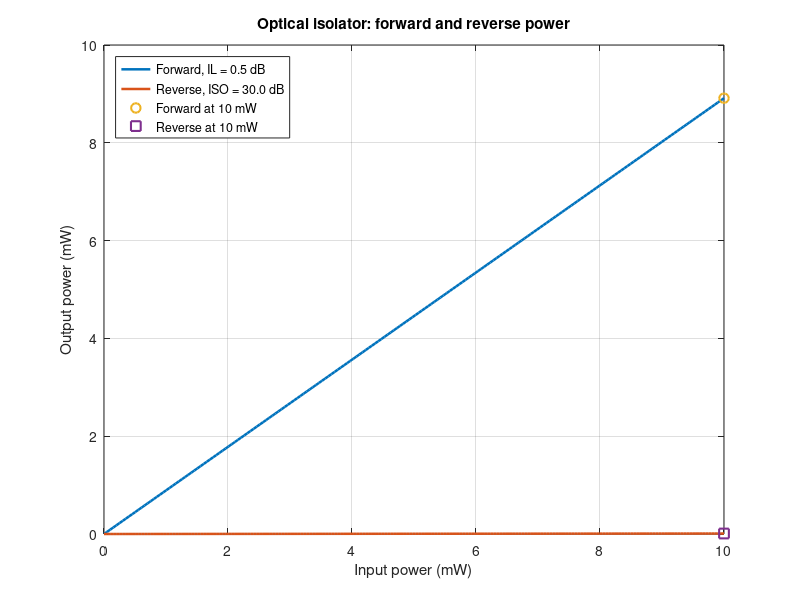
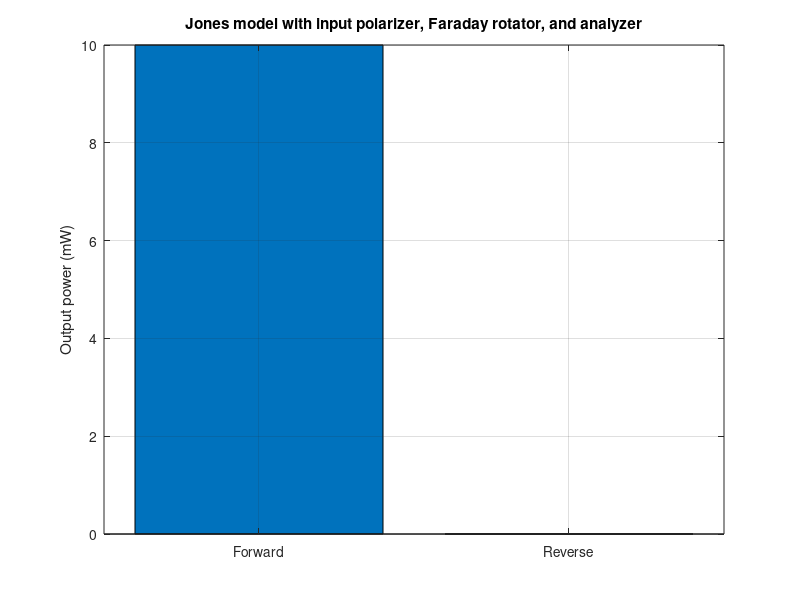
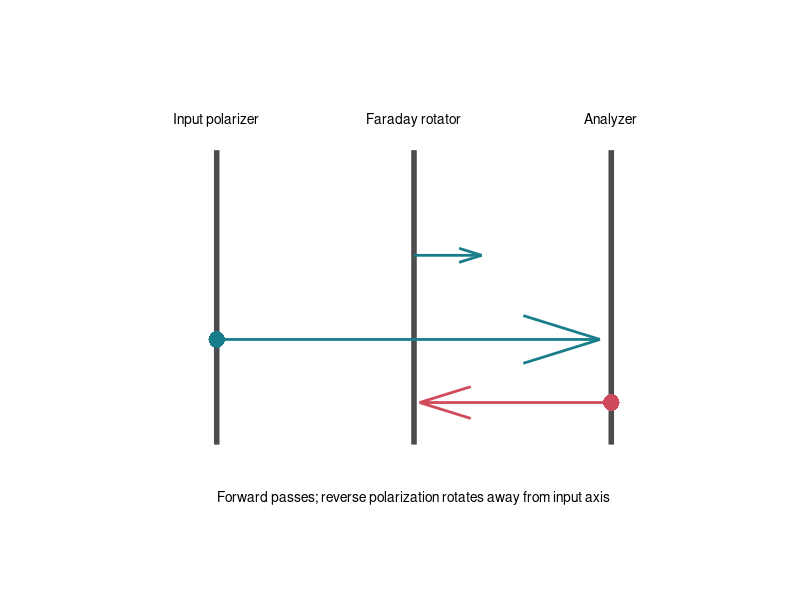

Here is the MATLAB script that generated these plots, in order: (Note: this script raises an error after producing the figures.)
% Isolator power and Jones-matrix models.
% Run this script from MATLAB; plots are written to Results/Graphs.

isolatorScriptDir = fileparts(mfilename('fullpath'));
isolatorMatlabDir = fileparts(isolatorScriptDir);
isolatorProjectDir = fileparts(isolatorMatlabDir);
isolatorGraphDir = fullfile(isolatorProjectDir, 'Results', 'Graphs');
if ~exist(isolatorGraphDir, 'dir')
    mkdir(isolatorGraphDir);
end

% Scalar power model. ISO is reverse attenuation relative to input power.
isolatorIL_dB = 0.5;
isolatorISO_dB = 30;
isolatorInput_mW = 10;
isolatorForwardTransmission = 10^(-isolatorIL_dB / 10);
isolatorReverseTransmission = 10^(-isolatorISO_dB / 10);
isolatorForwardOutput_mW = isolatorInput_mW * isolatorForwardTransmission;
isolatorReverseOutput_mW = isolatorInput_mW * isolatorReverseTransmission;

fprintf('Isolator scalar power model\n');
fprintf('  Input power: %.4g mW\n', isolatorInput_mW);
fprintf('  Forward output (IL %.1f dB): %.6g mW\n', ...
    isolatorIL_dB, isolatorForwardOutput_mW);
fprintf('  Reverse output (ISO %.1f dB): %.6g mW\n', ...
    isolatorISO_dB, isolatorReverseOutput_mW);

% Jones model: ideal-axis polarizers and a +45 degree non-reciprocal
% Faraday rotation with the same signed rotation in either travel direction.
isolatorRotation_deg = 45;
isolatorRotation_rad = isolatorRotation_deg * pi / 180;
isolatorRotation = [cos(isolatorRotation_rad), -sin(isolatorRotation_rad); ...
                    sin(isolatorRotation_rad),  cos(isolatorRotation_rad)];
isolatorInputAxis = [1; 0];
isolatorAnalyzerAxis = [cos(isolatorRotation_rad); sin(isolatorRotation_rad)];
isolatorInputPolarizer = isolatorInputAxis * isolatorInputAxis.';
isolatorAnalyzerPolarizer = isolatorAnalyzerAxis * isolatorAnalyzerAxis.';

isolatorLaunchField = [1; 0];
isolatorForwardField = isolatorAnalyzerPolarizer * ...
    isolatorRotation * isolatorInputPolarizer * isolatorLaunchField;
% In reverse, light enters aligned to the analyzer pass axis. The Faraday
% rotation keeps the same sign, so the input polarizer rejects it.
isolatorReverseLaunchField = isolatorAnalyzerAxis;
isolatorReverseField = isolatorInputPolarizer * ...
    isolatorRotation * isolatorAnalyzerPolarizer * isolatorReverseLaunchField;
isolatorJonesForward_mW = isolatorInput_mW * sum(abs(isolatorForwardField).^2);
isolatorJonesReverse_mW = isolatorInput_mW * sum(abs(isolatorReverseField).^2);
isolatorJonesForward_dB = 10 * log10(isolatorJonesForward_mW / isolatorInput_mW);
isolatorJonesReverse_dB = 10 * log10(isolatorJonesReverse_mW / isolatorInput_mW);

fprintf('Isolator ideal Jones model\n');
fprintf('  Forward output: %.6g mW (%.3f dB relative to input)\n', ...
    isolatorJonesForward_mW, isolatorJonesForward_dB);
fprintf('  Reverse output: %.6g mW (%.3f dB relative to input)\n', ...
    isolatorJonesReverse_mW, isolatorJonesReverse_dB);

isolatorInputPlot_mW = linspace(0, isolatorInput_mW, 200);
figure('Name', 'Isolator power model');
plot(isolatorInputPlot_mW, isolatorInputPlot_mW * isolatorForwardTransmission, ...
    'LineWidth', 1.8);
hold on;
plot(isolatorInputPlot_mW, isolatorInputPlot_mW * isolatorReverseTransmission, ...
    'LineWidth', 1.8);
plot(isolatorInput_mW, isolatorForwardOutput_mW, 'o', 'MarkerSize', 7, ...
    'LineWidth', 1.5);
plot(isolatorInput_mW, isolatorReverseOutput_mW, 's', 'MarkerSize', 7, ...
    'LineWidth', 1.5);
grid on;
xlabel('Input power (mW)');
ylabel('Output power (mW)');
title('Optical isolator: forward and reverse power');
legend(sprintf('Forward, IL = %.1f dB', isolatorIL_dB), ...
    sprintf('Reverse, ISO = %.1f dB', isolatorISO_dB), ...
    'Forward at 10 mW', 'Reverse at 10 mW', 'Location', 'northwest');
saveas(gcf, fullfile(isolatorGraphDir, 'isolator_power.png'));

isolatorJonesBars_mW = [isolatorJonesForward_mW, isolatorJonesReverse_mW];
figure('Name', 'Isolator Jones model');
bar(1:2, isolatorJonesBars_mW);
set(gca, 'XTick', 1:2, 'XTickLabel', {'Forward', 'Reverse'});
grid on;
ylabel('Output power (mW)');
title('Jones model with input polarizer, Faraday rotator, and analyzer');
saveas(gcf, fullfile(isolatorGraphDir, 'isolator_jones.png'));

isolatorAnimationDir = fullfile(isolatorProjectDir, 'Results', 'Animations');
if ~exist(isolatorAnimationDir, 'dir')
    mkdir(isolatorAnimationDir);
end
isolatorGifPath = fullfile(isolatorAnimationDir, 'isolator_propagation_matlab.gif');
isolatorFigure = figure('Name', 'Isolator propagation animation');
for isolatorFrame = 1:60
    clf(isolatorFigure);
    hold on;
    for isolatorX = [0.15, 0.50, 0.85]
        plot([isolatorX, isolatorX], [-0.28, 0.28], ...
            'Color', [0.3, 0.3, 0.3], 'LineWidth', 4);
    end
    text(0.15, 0.34, 'Input polarizer', 'HorizontalAlignment', 'center');
    text(0.50, 0.34, 'Faraday rotator', 'HorizontalAlignment', 'center');
    text(0.85, 0.34, 'Analyzer', 'HorizontalAlignment', 'center');
    quiver(0.15, -0.08, 0.68, 0, 0, 'Color', [0.09, 0.49, 0.54], ...
        'LineWidth', 2, 'MaxHeadSize', 0.12);
    quiver(0.85, -0.20, -0.34, 0, 0, 'Color', [0.82, 0.29, 0.36], ...
        'LineWidth', 2, 'MaxHeadSize', 0.16);
    isolatorProgress = (isolatorFrame - 1) / 59;
    isolatorForwardX = 0.15 + 0.70 * isolatorProgress;
    isolatorReverseX = max(0.50, 0.85 - 0.70 * isolatorProgress);
    plot(isolatorForwardX, -0.08, 'o', 'MarkerFaceColor', ...
        [0.09, 0.49, 0.54], 'MarkerEdgeColor', 'none', 'MarkerSize', 12);
    plot(isolatorReverseX, -0.20, 'o', 'MarkerFaceColor', ...
        [0.82, 0.29, 0.36], 'MarkerEdgeColor', 'none', 'MarkerSize', 12);
    isolatorPolarizationAngle = min(45, max(0, ...
        (isolatorForwardX - 0.15) / 0.35 * 45)) * pi / 180;
    quiver(0.5, 0.08, 0.12 * cos(isolatorPolarizationAngle), ...
        0.12 * sin(isolatorPolarizationAngle), 0, ...
        'Color', [0.09, 0.49, 0.54], 'LineWidth', 2);
    text(0.5, -0.38, ...
        'Forward passes; reverse polarization rotates away from input axis', ...
        'HorizontalAlignment', 'center');
    axis([-0.05, 1.05, -0.45, 0.48]);
    axis off;
    drawnow;
    isolatorFrameData = getframe(isolatorFigure);
    [isolatorIndexed, isolatorMap] = rgb2ind(isolatorFrameData.cdata, 256);
    if isolatorFrame == 1
        imwrite(isolatorIndexed, isolatorMap, isolatorGifPath, 'gif', ...
            'LoopCount', inf, 'DelayTime', 0.05);
    else
        imwrite(isolatorIndexed, isolatorMap, isolatorGifPath, 'gif', ...
            'WriteMode', 'append', 'DelayTime', 0.05);
    end
end
close(isolatorFigure);
